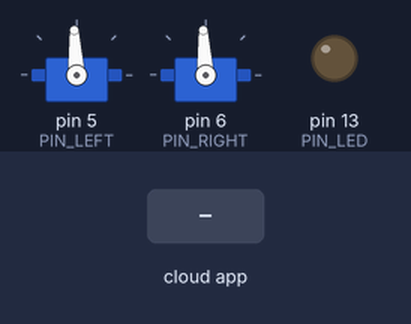
The program below on a simulated Teensy 4. Parts: 2 × servo, output pins drawn as LEDs (lit = HIGH). The inputs (shaded band) are chosen by the test bench. The ROS host is connected and sends only what is stated.

Above: at 3.2 s.
3.3 s: the phone or cloud app sets linear.x to -100
At 3.6 s:
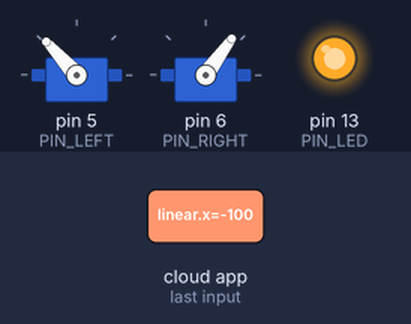
5.3 s: the phone or cloud app sets angular.z to -100
At 5.7 s:
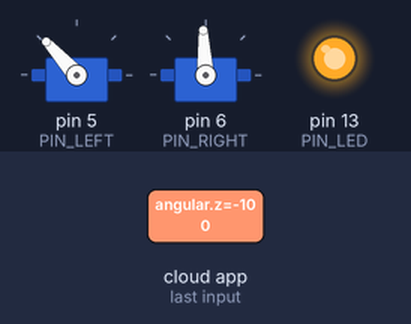
7.3 s: the phone or cloud app sets linear.x to 0
At 7.7 s:
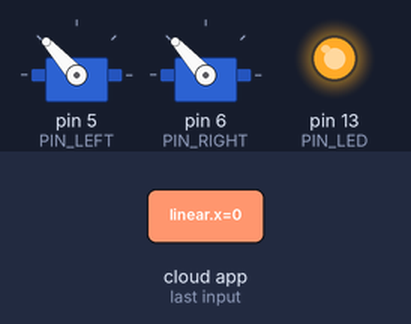
9.3 s: the phone or cloud app sets angular.z to 100
At 9.7 s:
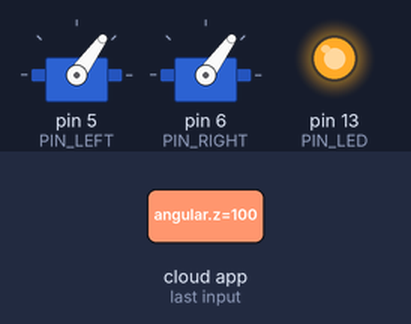
11.3 s: the phone or cloud app sets linear.x to 100
At 11.7 s:
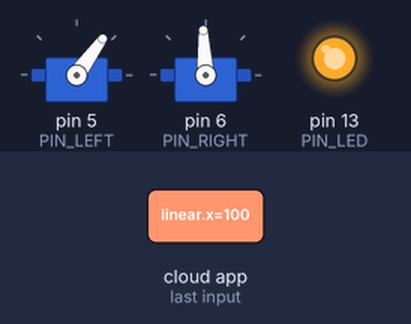
13.3 s: the phone or cloud app sets angular.z to 0
At 13.7 s:
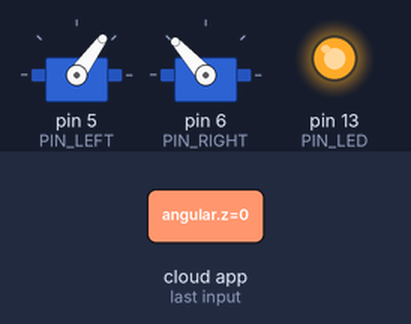
Timing chart, 0 to 16.3 s (numbered marks = the images above; inputs shaded):
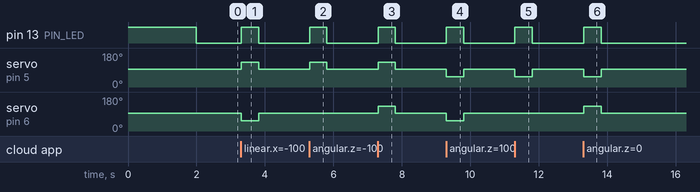

Measured:
- after the input at 3.3 s, pin 13 (PIN_LED): LOW → HIGH at once, → LOW 0.51 s later; servo on pin 5 (PIN_LEFT): 93° → 132° at once, → 93° 0.51 s later; servo on pin 6 (PIN_RIGHT): 93° → 54° at once, → 93° 0.51 s later
- after the input at 5.3 s, pin 13 (PIN_LED): LOW → HIGH at once, → LOW 0.51 s later; servo on pin 5 (PIN_LEFT): 93° → 132° at once, → 93° 0.51 s later
- after the input at 7.3 s, pin 13 (PIN_LED): LOW → HIGH at once, → LOW 0.51 s later; servo on pin 5 (PIN_LEFT), servo on pin 6 (PIN_RIGHT): 93° → 132° at once, → 93° 0.51 s later
- after the input at 9.3 s, pin 13 (PIN_LED): LOW → HIGH at once, → LOW 0.51 s later; servo on pin 5 (PIN_LEFT), servo on pin 6 (PIN_RIGHT): 93° → 54° at once, → 93° 0.51 s later
- after the input at 11.3 s, pin 13 (PIN_LED): LOW → HIGH at once, → LOW 0.51 s later; servo on pin 5 (PIN_LEFT): 93° → 54° at once, → 93° 0.51 s later
- after the input at 13.3 s, pin 13 (PIN_LED): LOW → HIGH at once, → LOW 0.51 s later; servo on pin 5 (PIN_LEFT): 93° → 54° at once, → 93° 0.51 s later; servo on pin 6 (PIN_RIGHT): 93° → 132° at once, → 93° 0.51 s later

The program:

main.cpp
```cpp
/**
 * micro-ROS Motor Controller for Teensy
 *
 * Subscribes to /cmd_vel (geometry_msgs/Twist) and controls differential drive motors.
 * Publishes motor status to /motor_status (std_msgs/String).
 *
 * Hardware:
 *   - PIN_LEFT (5): Left motor PWM
 *   - PIN_RIGHT (6): Right motor PWM
 *   - Motors use servo-style PWM (1000-2000 µs)
 */

#include <Arduino.h>
#include <Servo.h>
#include <micro_ros_platformio.h>

#include <rcl/rcl.h>
#include <rcl/error_handling.h>
#include <rclc/rclc.h>
#include <rclc/executor.h>

#include <geometry_msgs/msg/twist.h>
#include <std_msgs/msg/string.h>

// ==================== HARDWARE CONFIGURATION ====================
constexpr int PIN_LEFT = 5;
constexpr int PIN_RIGHT = 6;
constexpr int PIN_LED = LED_BUILTIN;

// Motor PWM settings (servo-style ESC)
constexpr int NEUTRAL_US = 1500;  // Stop position
constexpr int MIN_US = 1000;      // Full reverse
constexpr int MAX_US = 2000;      // Full forward
constexpr int SCALE_US = 400;     // Scaling factor for velocity

// Direction signs (adjust based on motor wiring)
constexpr int LEFT_SIGN = -1;     // Left forward = < 1500
constexpr int RIGHT_SIGN = +1;    // Right forward = > 1500

// Safety
constexpr unsigned long CMD_TIMEOUT_MS = 500;  // Stop if no command received
constexpr int STOP_BAND_US = 10;  // Deadband around neutral

// ==================== MICRO-ROS CONFIGURATION ====================
rcl_subscription_t cmd_vel_sub;
rcl_publisher_t status_pub;
geometry_msgs__msg__Twist cmd_vel_msg;
std_msgs__msg__String status_msg;

rclc_executor_t executor;
rclc_support_t support;
rcl_allocator_t allocator;
rcl_node_t node;

// ==================== MOTOR OBJECTS ====================
Servo leftMotor;
Servo rightMotor;

// ==================== STATE ====================
unsigned long last_cmd_time = 0;
float current_v = 0.0f;
float current_w = 0.0f;
char status_buffer[128];

// ==================== ERROR HANDLING ====================
#define RCCHECK(fn) { rcl_ret_t temp_rc = fn; if((temp_rc != RCL_RET_OK)){error_loop();}}
#define RCSOFTCHECK(fn) { rcl_ret_t temp_rc = fn; if((temp_rc != RCL_RET_OK)){}}

void error_loop() {
    while(1) {
        digitalWrite(PIN_LED, !digitalRead(PIN_LED));
        delay(100);
    }
}

// ==================== MOTOR FUNCTIONS ====================
static int clamp_us(int us) {
    if (us < MIN_US) return MIN_US;
    if (us > MAX_US) return MAX_US;
    return us;
}

static void setMotorsUs(int l_us, int r_us) {
    leftMotor.writeMicroseconds(clamp_us(l_us));
    rightMotor.writeMicroseconds(clamp_us(r_us));
}

static void stopMotors() {
    setMotorsUs(NEUTRAL_US, NEUTRAL_US);
    current_v = 0.0f;
    current_w = 0.0f;
}

const char* getDirection(int us, int sign) {
    int d = us - NEUTRAL_US;
    if (abs(d) <= STOP_BAND_US) return "STOP";
    bool forward = (sign * d) > 0;
    return forward ? "FWD" : "REV";
}

void applyVelocity(float v, float w) {
    // Clamp inputs
    v = constrain(v, -1.0f, 1.0f);
    w = constrain(w, -1.0f, 1.0f);

    // Differential drive mixing
    // v = linear velocity (forward/backward)
    // w = angular velocity (positive = turn left, negative = turn right)
    float left = v + w;
    float right = v - w;

    // Clamp mixed values
    left = constrain(left, -1.0f, 1.0f);
    right = constrain(right, -1.0f, 1.0f);

    // Convert to PWM microseconds
    int l_us = NEUTRAL_US + LEFT_SIGN * (int)(left * SCALE_US);
    int r_us = NEUTRAL_US + RIGHT_SIGN * (int)(right * SCALE_US);

    setMotorsUs(l_us, r_us);

    current_v = v;
    current_w = w;

    // Update status message
    snprintf(status_buffer, sizeof(status_buffer),
             "v=%.2f w=%.2f L=%d(%s) R=%d(%s)",
             v, w, l_us, getDirection(l_us, LEFT_SIGN),
             r_us, getDirection(r_us, RIGHT_SIGN));
}

// ==================== ROS CALLBACKS ====================
void cmd_vel_callback(const void* msgin) {
    const geometry_msgs__msg__Twist* msg = (const geometry_msgs__msg__Twist*)msgin;

    // Extract linear.x and angular.z from Twist message
    // linear.x = forward velocity (-1 to 1)
    // angular.z = rotation velocity (-1 to 1, positive = turn left)
    float v = (float)msg->linear.x;
    float w = (float)msg->angular.z;

    applyVelocity(v, w);
    last_cmd_time = millis();

    // Blink LED on command receive
    digitalWrite(PIN_LED, HIGH);
}

// ==================== SETUP ====================
void setup() {
    // Initialize pins
    pinMode(PIN_LED, OUTPUT);
    digitalWrite(PIN_LED, HIGH);  // LED on during setup

    // Initialize motors
    leftMotor.attach(PIN_LEFT);
    rightMotor.attach(PIN_RIGHT);
    stopMotors();

    // Initialize serial for micro-ROS
    Serial.begin(115200);
    set_microros_serial_transports(Serial);
    delay(2000);  // Wait for micro-ROS agent

    // Initialize micro-ROS
    allocator = rcl_get_default_allocator();

    // Create init options and support
    RCCHECK(rclc_support_init(&support, 0, NULL, &allocator));

    // Create node
    RCCHECK(rclc_node_init_default(&node, "teensy_motor_controller", "", &support));

    // Create subscriber for cmd_vel
    RCCHECK(rclc_subscription_init_default(
        &cmd_vel_sub,
        &node,
        ROSIDL_GET_MSG_TYPE_SUPPORT(geometry_msgs, msg, Twist),
        "cmd_vel"));

    // Create publisher for motor status
    RCCHECK(rclc_publisher_init_default(
        &status_pub,
        &node,
        ROSIDL_GET_MSG_TYPE_SUPPORT(std_msgs, msg, String),
        "motor_status"));

    // Initialize status message
    status_msg.data.data = status_buffer;
    status_msg.data.size = 0;
    status_msg.data.capacity = sizeof(status_buffer);

    // Create executor
    RCCHECK(rclc_executor_init(&executor, &support.context, 1, &allocator));
    RCCHECK(rclc_executor_add_subscription(&executor, &cmd_vel_sub, &cmd_vel_msg,
            &cmd_vel_callback, ON_NEW_DATA));

    digitalWrite(PIN_LED, LOW);  // LED off when ready

    snprintf(status_buffer, sizeof(status_buffer), "Teensy motor controller ready");
    status_msg.data.size = strlen(status_buffer);
    RCSOFTCHECK(rcl_publish(&status_pub, &status_msg, NULL));
}

// ==================== MAIN LOOP ====================
void loop() {
    // Process incoming messages
    RCSOFTCHECK(rclc_executor_spin_some(&executor, RCL_MS_TO_NS(10)));

    // Safety timeout - stop motors if no command received
    if (millis() - last_cmd_time > CMD_TIMEOUT_MS) {
        if (current_v != 0.0f || current_w != 0.0f) {
            stopMotors();
            snprintf(status_buffer, sizeof(status_buffer), "TIMEOUT - motors stopped");
            status_msg.data.size = strlen(status_buffer);
            RCSOFTCHECK(rcl_publish(&status_pub, &status_msg, NULL));
        }
        digitalWrite(PIN_LED, LOW);
    }

    // Publish status periodically
    static unsigned long last_status_time = 0;
    if (millis() - last_status_time > 100) {  // 10 Hz status update
        status_msg.data.size = strlen(status_buffer);
        RCSOFTCHECK(rcl_publish(&status_pub, &status_msg, NULL));
        last_status_time = millis();
    }
}
```
